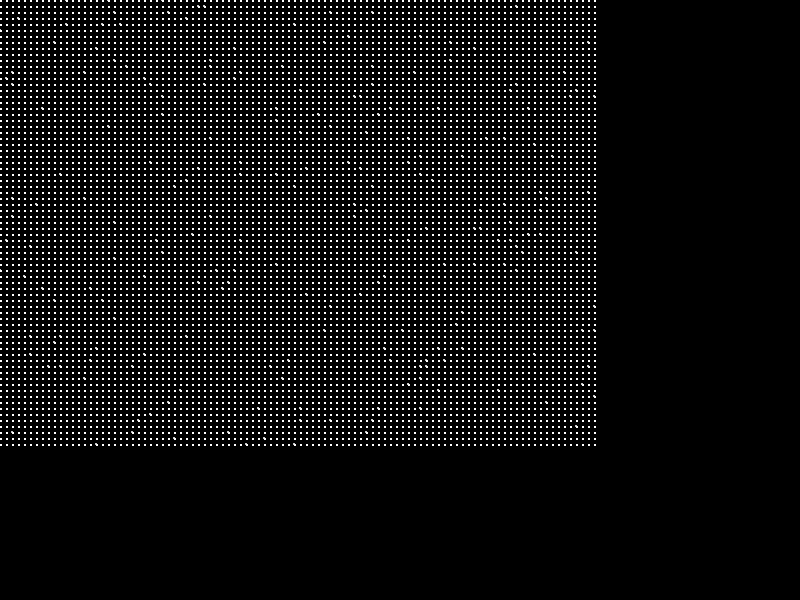
Frame 1 (no input)
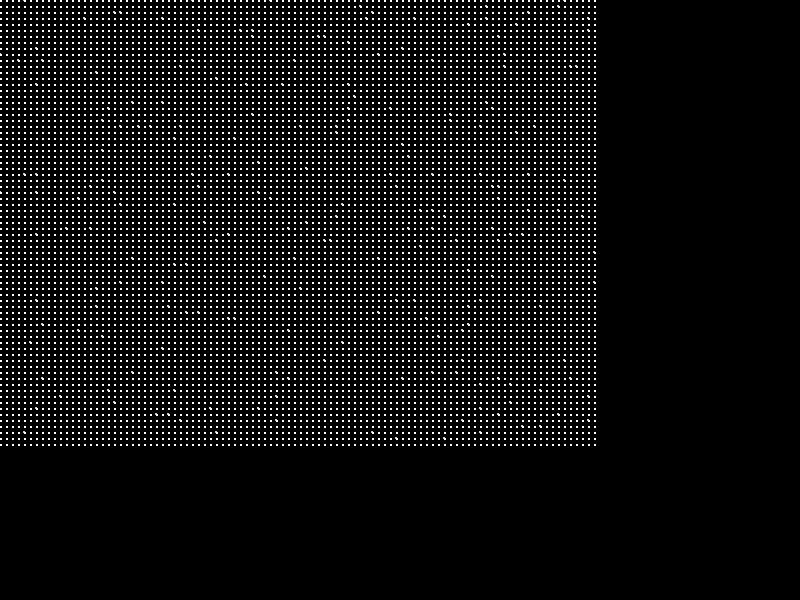
Frame 60 (the mouse pressed at the canvas centre just before this capture)
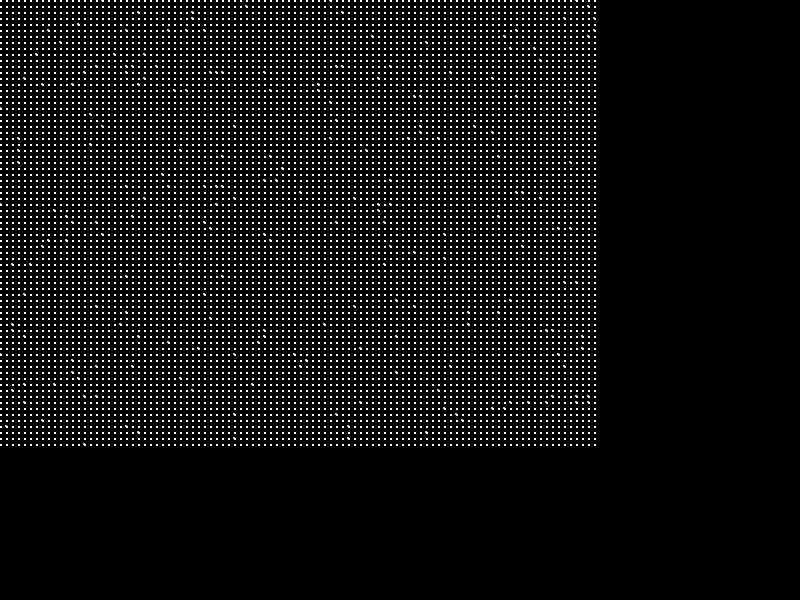
Frame 120 (the mouse held since frame 60 and released just before this capture)

The Processing sketch that drew these frames (run headless with seeded random() and noise(); from frame 60 on, the mouse is pressed at the canvas centre):

// Processing sketch: sketch_151217b
// ── sketch_151217b.pde
//random gliching
void setup() {
  size(800, 600);
  noStroke();
}
void draw() {
  background(0);
  for(int y= 0; y<(height/8); y++) {
    for(int x= 0; x<(width/8); x++) {
      if(random(100)<3) {
        ellipse(x*6, y*6, 2, 2);
      }
      rect(x*6, y*6, 2, 2);
    }
  }
}
